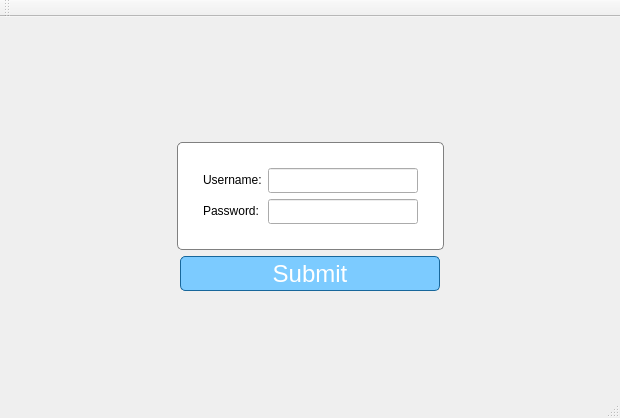
<?xml version="1.0" encoding="UTF-8"?>
<ui version="4.0">
 <class>MainWindow</class>
 <widget class="QMainWindow" name="MainWindow">
  <property name="geometry">
   <rect>
    <x>0</x>
    <y>0</y>
    <width>620</width>
    <height>418</height>
   </rect>
  </property>
  <property name="windowTitle">
   <string>MainWindow</string>
  </property>
  <property name="styleSheet">
   <string notr="true"/>
  </property>
  <widget class="QWidget" name="centralWidget">
   <property name="styleSheet">
    <string notr="true">#centralWidget
{
border-image: url(:/files/images/login_bg.png);
}</string>
   </property>
   <layout class="QVBoxLayout" name="verticalLayout">
    <item>
     <spacer name="verticalSpacer">
      <property name="orientation">
       <enum>Qt::Vertical</enum>
      </property>
      <property name="sizeHint" stdset="0">
       <size>
        <width>20</width>
        <height>40</height>
       </size>
      </property>
     </spacer>
    </item>
    <item>
     <layout class="QHBoxLayout" name="horizontalLayout_2">
      <property name="topMargin">
       <number>20</number>
      </property>
      <item>
       <spacer name="horizontalSpacer_3">
        <property name="orientation">
         <enum>Qt::Horizontal</enum>
        </property>
        <property name="sizeHint" stdset="0">
         <size>
          <width>40</width>
          <height>20</height>
         </size>
        </property>
       </spacer>
      </item>
      <item>
       <widget class="QFrame" name="formFrame">
        <property name="styleSheet">
         <string notr="true">#formFrame
{
border: 1px solid grey;
border-radius: 5px;
background-color: white;
}</string>
        </property>
        <layout class="QFormLayout" name="formLayout">
         <property name="leftMargin">
          <number>25</number>
         </property>
         <property name="topMargin">
          <number>25</number>
         </property>
         <property name="rightMargin">
          <number>25</number>
         </property>
         <property name="bottomMargin">
          <number>25</number>
         </property>
         <item row="0" column="0">
          <widget class="QLabel" name="label">
           <property name="text">
            <string>Username:</string>
           </property>
          </widget>
         </item>
         <item row="1" column="0">
          <widget class="QLabel" name="label_2">
           <property name="text">
            <string>Password:</string>
           </property>
          </widget>
         </item>
         <item row="0" column="1">
          <widget class="QLineEdit" name="lineEdit">
           <property name="minimumSize">
            <size>
             <width>150</width>
             <height>25</height>
            </size>
           </property>
          </widget>
         </item>
         <item row="1" column="1">
          <widget class="QLineEdit" name="lineEdit_2">
           <property name="minimumSize">
            <size>
             <width>150</width>
             <height>25</height>
            </size>
           </property>
          </widget>
         </item>
        </layout>
       </widget>
      </item>
      <item>
       <spacer name="horizontalSpacer_4">
        <property name="orientation">
         <enum>Qt::Horizontal</enum>
        </property>
        <property name="sizeHint" stdset="0">
         <size>
          <width>40</width>
          <height>20</height>
         </size>
        </property>
       </spacer>
      </item>
     </layout>
    </item>
    <item>
     <layout class="QHBoxLayout" name="horizontalLayout">
      <item>
       <spacer name="horizontalSpacer">
        <property name="orientation">
         <enum>Qt::Horizontal</enum>
        </property>
        <property name="sizeHint" stdset="0">
         <size>
          <width>40</width>
          <height>20</height>
         </size>
        </property>
       </spacer>
      </item>
      <item>
       <widget class="QPushButton" name="pushButton">
        <property name="enabled">
         <bool>true</bool>
        </property>
        <property name="minimumSize">
         <size>
          <width>260</width>
          <height>35</height>
         </size>
        </property>
        <property name="font">
         <font>
          <pointsize>18</pointsize>
         </font>
        </property>
        <property name="styleSheet">
         <string notr="true">border: 1px solid rgb(24, 103, 155);
border-radius: 5px;
background-color: rgb(124, 203, 255);
color: white;</string>
        </property>
        <property name="text">
         <string>Submit</string>
        </property>
       </widget>
      </item>
      <item>
       <spacer name="horizontalSpacer_2">
        <property name="orientation">
         <enum>Qt::Horizontal</enum>
        </property>
        <property name="sizeHint" stdset="0">
         <size>
          <width>40</width>
          <height>20</height>
         </size>
        </property>
       </spacer>
      </item>
     </layout>
    </item>
    <item>
     <spacer name="verticalSpacer_2">
      <property name="orientation">
       <enum>Qt::Vertical</enum>
      </property>
      <property name="sizeHint" stdset="0">
       <size>
        <width>20</width>
        <height>40</height>
       </size>
      </property>
     </spacer>
    </item>
   </layout>
  </widget>
  <widget class="QMenuBar" name="menuBar">
   <property name="geometry">
    <rect>
     <x>0</x>
     <y>0</y>
     <width>620</width>
     <height>21</height>
    </rect>
   </property>
  </widget>
  <widget class="QToolBar" name="mainToolBar">
   <attribute name="toolBarArea">
    <enum>TopToolBarArea</enum>
   </attribute>
   <attribute name="toolBarBreak">
    <bool>false</bool>
   </attribute>
  </widget>
  <widget class="QStatusBar" name="statusBar"/>
 </widget>
 <layoutdefault spacing="6" margin="11"/>
 <resources/>
 <connections/>
</ui>
